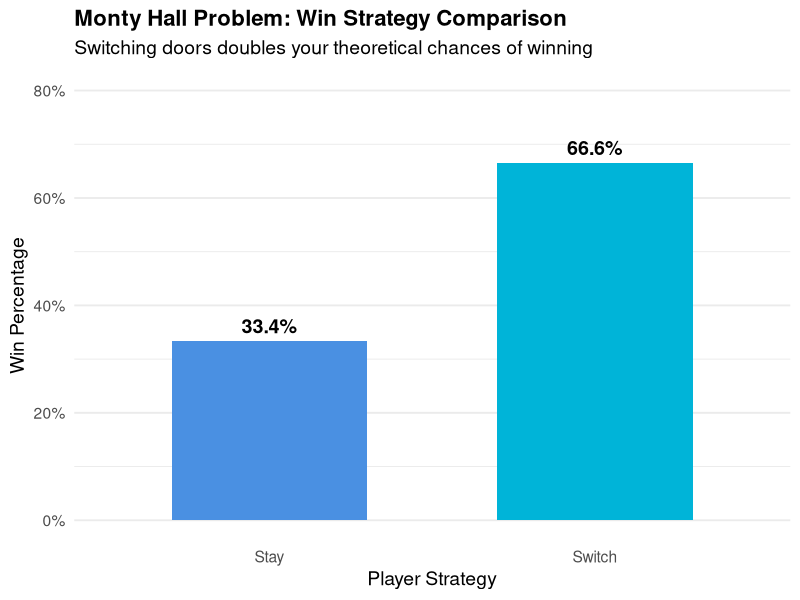

The R source for this figure:
# Set your desired number of simulations here
N <- 100000
D <- 100

# Create vectors to store the results (TRUE for win, FALSE for lose)
stay_results <- logical(N)
switch_results <- logical(N)

for (i in 1:N) {
  # 1. Hide the car behind door 1, 2, or 3
  car_door <- sample(1:3, 1)
  
  # 2. Player picks a random door
  player_choice <- sample(1:3, 1)
  
  # 3. Strategy: Always Stay
  stay_results[i] <- (player_choice == car_door)
  
  # 4. Strategy: Always Switch
  # If you picked the car initially, switching guarantees a loss.
  # If you picked a goat initially, Monty reveals the other goat, forcing you to switch to the car!
  switch_results[i] <- (player_choice != car_door)
}

# Calculate the winning percentages
cat("Total Doors:", D, "\n")
cat("Stay Win Rate:   ", mean(stay_results))
cat("Switch Win Rate: ", mean(switch_results))

#--------------------------START BAR CHART-----------------------------------------

library(ggplot2)

# FIX: Wrapped variables in mean() to get the summarized percentages!
data <- data.frame(
  Strategy = c("Stay", "Switch"),
  Win_Rate = c(mean(stay_results), mean(switch_results)) 
)

# 2. Build the polished bar chart
ggplot(data, aes(x = Strategy, y = Win_Rate, fill = Strategy)) +
  # Draw the bars with a slightly adjusted width
  geom_bar(stat = "identity", width = 0.6, show.legend = FALSE) +
  # Add exact text labels on top of the bars formatted as percentages
  geom_text(aes(label = scales::label_percent(accuracy = 0.1)(Win_Rate)), 
            vjust = -0.5, fontface = "bold", size = 5) +
  # Format the Y-axis as percentages and give it a bit of head room for labels
  scale_y_continuous(labels = scales::percent, limits = c(0, 0.8)) +
  # Apply a modern, clean color palette (Soft Blue and Bright Teal)
  scale_fill_manual(values = c("Stay" = "#4A90E2", "Switch" = "#00B4D8")) +
  # Clean up the theme (removes ugly gray background)
  theme_minimal(base_size = 14) +
  # Add professional titles and clean up axis labels
  labs(
    title = "Monty Hall Problem: Win Strategy Comparison",
    subtitle = "Switching doors doubles your theoretical chances of winning",
    x = "Player Strategy",
    y = "Win Percentage"
  ) +
  # Polish axis text
  theme(
    plot.title = element_text(face = "bold", size = 16),
    panel.grid.major.x = element_blank() # Remove vertical grid lines
  )
